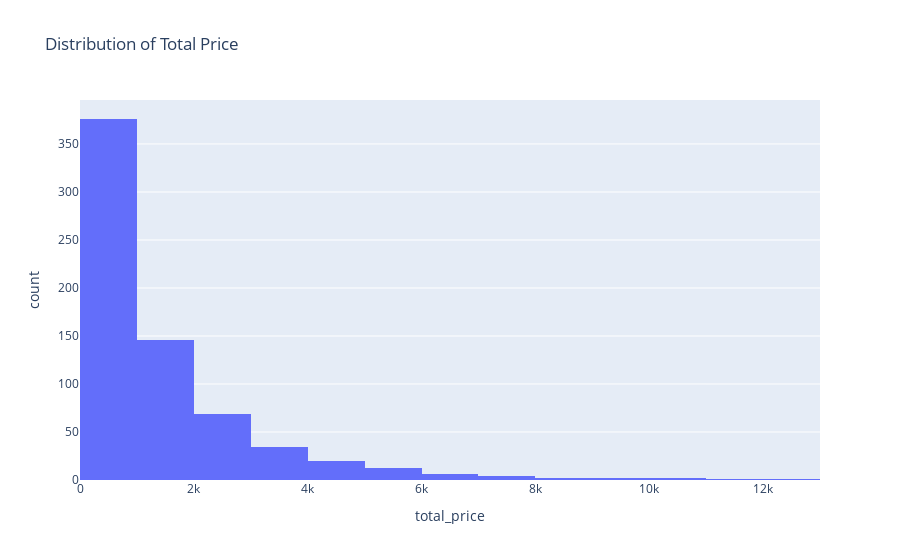

Notebook cell for this chart:
### Markdown cell above
## Exploratory Data Analysis

### Code cell
# Exploring the distribution of the prices
fig = px.histogram(retail,
                   x='total_price',
                   nbins=20,
                   title='Distribution of Total Price')
fig.show()

### Figure 1 — Plotly figure (JSON) as saved in the notebook; plotly's stock layout.template omitted (floating-point values rounded to 4 significant figures; data arrays with more than 128 entries replaced by an {"elided": "..."} marker saying what was removed)
{"data": [{"alignmentgroup": "True", "bingroup": "x", "hovertemplate": "total_price=%{x}<br>count=%{y}<extra></extra>", "legendgroup": "", "marker": {"color": "#636efa", "pattern": {"shape": ""}}, "name": "", "nbinsx": 20, "offsetgroup": "", "orientation": "v", "showlegend": false, "type": "histogram", "x": {"elided": "676 float values"}, "xaxis": "x", "yaxis": "y"}], "layout": {"barmode": "relative", "legend": {"tracegroupgap": 0}, "title": {"text": "Distribution of Total Price"}, "xaxis": {"anchor": "y", "domain": [0, 1], "title": {"text": "total_price"}}, "yaxis": {"anchor": "x", "domain": [0, 1], "title": {"text": "count"}}}}
